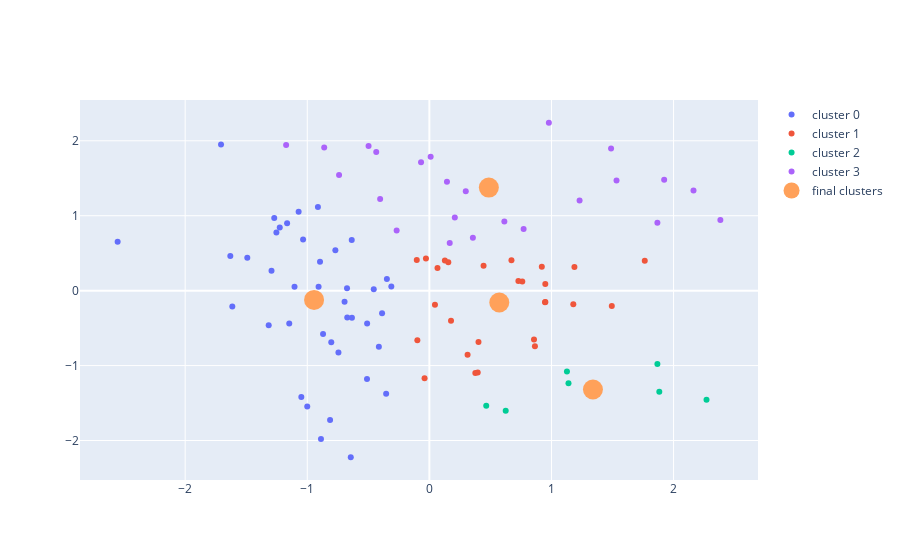

Write notebook code for a chart like this one.
### Code cell
fig = go.Figure()
# cluster 0
cluster_1 = np.where(labels==0)
fig.add_trace(go.Scatter(x=X[cluster_1][:,0], y=X[cluster_1][:,1], mode='markers', name='cluster 0'))
# cluster 1
cluster_1 = np.where(labels==1)
fig.add_trace(go.Scatter(x=X[cluster_1][:,0], y=X[cluster_1][:,1], mode='markers', name='cluster 1'))
# cluster 2
cluster_2 = np.where(labels==2)
fig.add_trace(go.Scatter(x=X[cluster_2][:,0], y=X[cluster_2][:,1], mode='markers', name='cluster 2'))
# cluster 3
cluster_3 = np.where(labels==3)
fig.add_trace(go.Scatter(x=X[cluster_3][:,0], y=X[cluster_3][:,1], mode='markers', name='cluster 3'))
# final clusters
fig.add_trace(go.Scatter(x=cluster_centers[:,0], y=cluster_centers[:,1], mode='markers', name='final clusters',
                        marker=dict(size=20)))


fig.show()

### Figure 1 — Plotly figure (JSON) as saved in the notebook; plotly's stock layout.template omitted (floating-point values rounded to 4 significant figures)
{"data": [{"mode": "markers", "name": "cluster 0", "type": "scatter", "x": [-2.553, -0.8878, -0.3479, -0.3873, -1.049, -1.706, -0.5097, -1.253, -1.614, -0.8955, -0.5108, -0.6343, -0.6725, -0.8131, -1.63, -0.9073, -0.8708, -0.3116, -1.165, -1.071, -1.27, -0.4136, -0.6946, -0.7699, -0.6743, -0.6358, -1.491, -0.9128, -1.316, -0.7448, -1.147, -1.225, -1.0, -1.034, -0.8034, -0.4555, -0.354, -0.6436, -1.104, -1.293], "y": [0.6536, -1.981, 0.1563, -0.3023, -1.42, 1.951, -0.4381, 0.7775, -0.2127, 0.3869, -1.181, -0.3627, -0.3596, -1.726, 0.4628, 0.05195, -0.5788, 0.05617, 0.9008, 1.054, 0.9694, -0.7475, -0.1496, 0.5392, 0.03183, 0.6764, 0.4394, 1.117, -0.4616, -0.8264, -0.4378, 0.8444, -1.545, 0.6816, -0.6895, 0.01748, -1.375, -2.223, 0.05217, 0.2671]}, {"mode": "markers", "name": "cluster 1", "type": "scatter", "x": [1.764, 0.9501, -0.1032, 0.761, 0.4439, 1.494, 0.3131, 0.8644, 0.04576, 0.1549, -0.02818, 0.06652, 0.1774, 0.7291, 0.4023, 1.179, 0.1269, 0.9473, 0.3764, 0.6723, 0.5766, 0.396, -0.09845, 0.9494, 1.188, 0.9209, 0.8568, -0.03928, 0.5233], "y": [0.4002, -0.1514, 0.4106, 0.1217, 0.3337, -0.2052, -0.8541, -0.7422, -0.1872, 0.3782, 0.4283, 0.3025, -0.4018, 0.129, -0.6848, -0.1799, 0.402, -0.155, -1.099, 0.4075, -0.2083, -1.093, -0.6635, 0.08755, 0.3169, 0.3187, -0.651, -1.168, -0.1715]}, {"mode": "markers", "name": "cluster 2", "type": "scatter", "x": [1.868, 2.27, 1.139, 0.4657, 1.883, 1.127, 0.6252], "y": [-0.9773, -1.454, -1.235, -1.536, -1.348, -1.08, -1.602]}, {"mode": "markers", "name": "cluster 3", "type": "scatter", "x": [0.9787, 0.144, 1.533, 1.23, 1.488, -0.4032, 0.2083, 0.3564, 0.0105, -1.173, 1.923, 1.868, -0.8612, -0.268, 0.6141, 0.2982, -0.4352, 0.1667, 2.383, -0.06824, -0.498, -0.7396, 0.7718, 2.163], "y": [2.241, 1.454, 1.469, 1.202, 1.896, 1.222, 0.9766, 0.7066, 1.786, 1.944, 1.481, 0.906, 1.91, 0.8025, 0.9222, 1.326, 1.849, 0.635, 0.9445, 1.713, 1.93, 1.543, 0.8235, 1.337]}, {"marker": {"size": 20}, "mode": "markers", "name": "final clusters", "type": "scatter", "x": [-0.9443, 0.5728, 1.34, 0.4871], "y": [-0.1233, -0.1579, -1.319, 1.376]}], "layout": {}}
